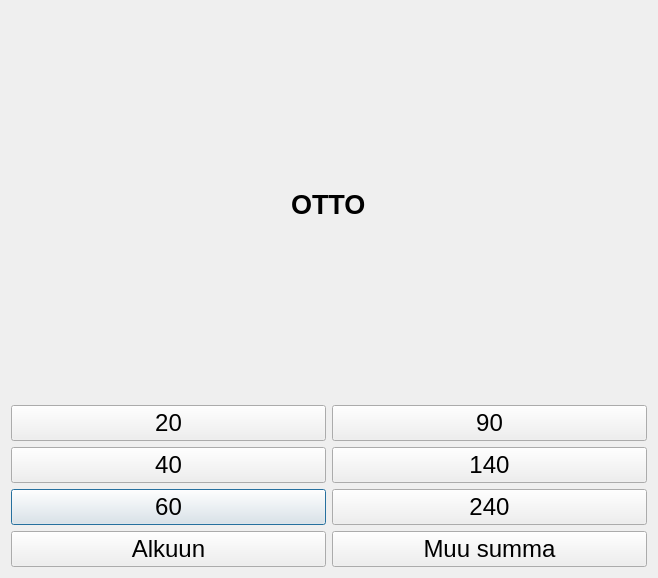
<?xml version="1.0" encoding="UTF-8"?>
<ui version="4.0">
 <class>otto</class>
 <widget class="QDialog" name="otto">
  <property name="geometry">
   <rect>
    <x>0</x>
    <y>0</y>
    <width>658</width>
    <height>578</height>
   </rect>
  </property>
  <property name="windowTitle">
   <string>Dialog</string>
  </property>
  <property name="autoFillBackground">
   <bool>true</bool>
  </property>
  <layout class="QGridLayout" name="gridLayout_2">
   <item row="5" column="0">
    <widget class="QPushButton" name="otto60">
     <property name="font">
      <font>
       <pointsize>18</pointsize>
      </font>
     </property>
     <property name="text">
      <string>60</string>
     </property>
    </widget>
   </item>
   <item row="6" column="1">
    <widget class="QPushButton" name="muusumma">
     <property name="font">
      <font>
       <pointsize>18</pointsize>
      </font>
     </property>
     <property name="text">
      <string>Muu summa</string>
     </property>
    </widget>
   </item>
   <item row="1" column="0" colspan="2" alignment="Qt::AlignHCenter|Qt::AlignVCenter">
    <widget class="QLabel" name="label">
     <property name="font">
      <font>
       <pointsize>20</pointsize>
       <bold>true</bold>
      </font>
     </property>
     <property name="autoFillBackground">
      <bool>true</bool>
     </property>
     <property name="text">
      <string>OTTO</string>
     </property>
    </widget>
   </item>
   <item row="4" column="0">
    <widget class="QPushButton" name="otto40">
     <property name="font">
      <font>
       <pointsize>18</pointsize>
      </font>
     </property>
     <property name="text">
      <string>40</string>
     </property>
    </widget>
   </item>
   <item row="4" column="1">
    <widget class="QPushButton" name="otto140">
     <property name="font">
      <font>
       <pointsize>18</pointsize>
      </font>
     </property>
     <property name="text">
      <string>140</string>
     </property>
    </widget>
   </item>
   <item row="3" column="1">
    <widget class="QPushButton" name="otto90">
     <property name="font">
      <font>
       <pointsize>18</pointsize>
      </font>
     </property>
     <property name="text">
      <string>90</string>
     </property>
    </widget>
   </item>
   <item row="6" column="0">
    <widget class="QPushButton" name="alkuun">
     <property name="font">
      <font>
       <pointsize>18</pointsize>
      </font>
     </property>
     <property name="text">
      <string>Alkuun</string>
     </property>
    </widget>
   </item>
   <item row="5" column="1">
    <widget class="QPushButton" name="otto240">
     <property name="font">
      <font>
       <pointsize>18</pointsize>
      </font>
     </property>
     <property name="text">
      <string>240</string>
     </property>
    </widget>
   </item>
   <item row="3" column="0">
    <widget class="QPushButton" name="otto20">
     <property name="font">
      <font>
       <pointsize>18</pointsize>
      </font>
     </property>
     <property name="text">
      <string>20</string>
     </property>
    </widget>
   </item>
  </layout>
 </widget>
 <resources/>
 <connections/>
</ui>
